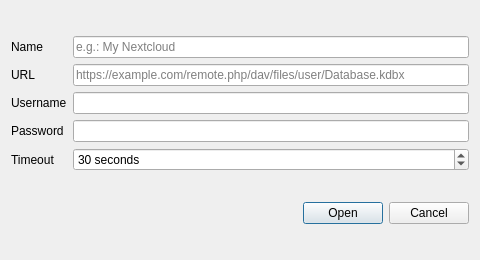
<?xml version="1.0" encoding="UTF-8"?>
<ui version="4.0">
 <class>WebDavOpenDialog</class>
 <widget class="QDialog" name="WebDavOpenDialog">
  <property name="geometry">
   <rect>
    <x>0</x>
    <y>0</y>
    <width>480</width>
    <height>260</height>
   </rect>
  </property>
  <property name="windowTitle">
   <string>Open Database from WebDAV</string>
  </property>
  <layout class="QVBoxLayout" name="verticalLayout">
   <item>
    <layout class="QGridLayout" name="gridLayout">
     <item row="0" column="0">
      <widget class="QLabel" name="nameLabel">
       <property name="text">
        <string>Name</string>
       </property>
      </widget>
     </item>
     <item row="0" column="1">
      <widget class="QLineEdit" name="nameLineEdit">
       <property name="placeholderText">
        <string>e.g.: My Nextcloud</string>
       </property>
      </widget>
     </item>
     <item row="1" column="0">
      <widget class="QLabel" name="urlLabel">
       <property name="text">
        <string>URL</string>
       </property>
      </widget>
     </item>
     <item row="1" column="1">
      <widget class="QLineEdit" name="urlLineEdit">
       <property name="placeholderText">
        <string>https://example.com/remote.php/dav/files/user/Database.kdbx</string>
       </property>
      </widget>
     </item>
     <item row="2" column="0">
      <widget class="QLabel" name="usernameLabel">
       <property name="text">
        <string>Username</string>
       </property>
      </widget>
     </item>
     <item row="2" column="1">
      <widget class="QLineEdit" name="usernameLineEdit"/>
     </item>
     <item row="3" column="0">
      <widget class="QLabel" name="passwordLabel">
       <property name="text">
        <string>Password</string>
       </property>
      </widget>
     </item>
     <item row="3" column="1">
      <widget class="QLineEdit" name="passwordLineEdit">
       <property name="echoMode">
        <enum>QLineEdit::Password</enum>
       </property>
      </widget>
     </item>
     <item row="4" column="0">
      <widget class="QLabel" name="timeoutLabel">
       <property name="text">
        <string>Timeout</string>
       </property>
      </widget>
     </item>
     <item row="4" column="1">
      <widget class="QSpinBox" name="timeoutSec">
       <property name="suffix">
        <string> seconds</string>
       </property>
       <property name="minimum">
        <number>1</number>
       </property>
       <property name="maximum">
        <number>300</number>
       </property>
       <property name="value">
        <number>30</number>
       </property>
      </widget>
     </item>
    </layout>
   </item>
   <item>
    <widget class="QDialogButtonBox" name="buttonBox">
     <property name="orientation">
      <enum>Qt::Horizontal</enum>
     </property>
     <property name="standardButtons">
      <set>QDialogButtonBox::Cancel|QDialogButtonBox::Open</set>
     </property>
    </widget>
   </item>
  </layout>
 </widget>
 <resources/>
 <connections>
  <connection>
   <sender>buttonBox</sender>
   <signal>accepted()</signal>
   <receiver>WebDavOpenDialog</receiver>
   <slot>accept()</slot>
   <hints>
    <hint type="sourcelabel">
     <x>248</x>
     <y>254</y>
    </hint>
    <hint type="destinationlabel">
     <x>157</x>
     <y>274</y>
    </hint>
   </hints>
  </connection>
  <connection>
   <sender>buttonBox</sender>
   <signal>rejected()</signal>
   <receiver>WebDavOpenDialog</receiver>
   <slot>reject()</slot>
   <hints>
    <hint type="sourcelabel">
     <x>316</x>
     <y>260</y>
    </hint>
    <hint type="destinationlabel">
     <x>286</x>
     <y>274</y>
    </hint>
   </hints>
  </connection>
 </connections>
</ui>
